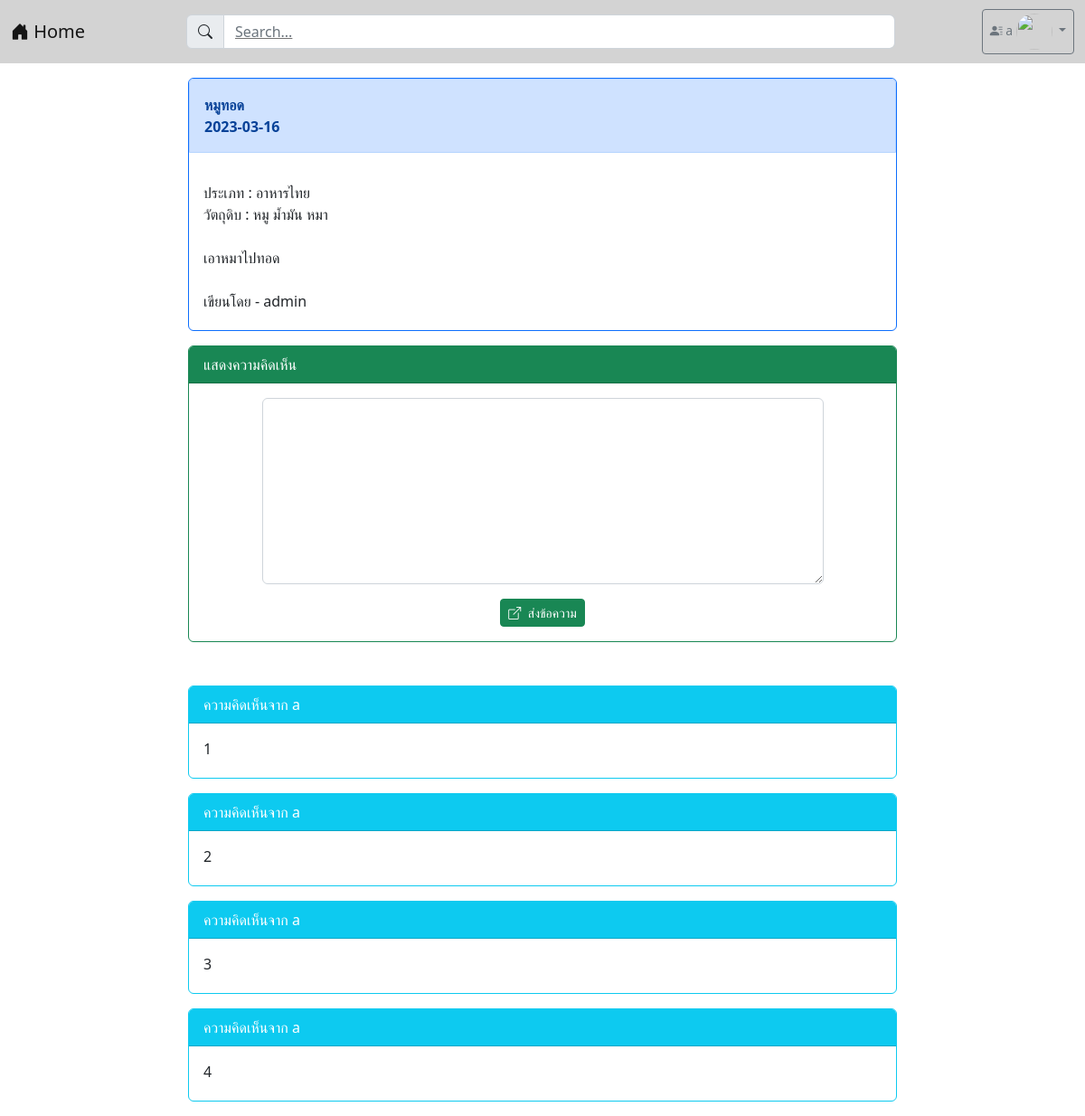
The app's page /post2.php?id=9 (signed in), older data.
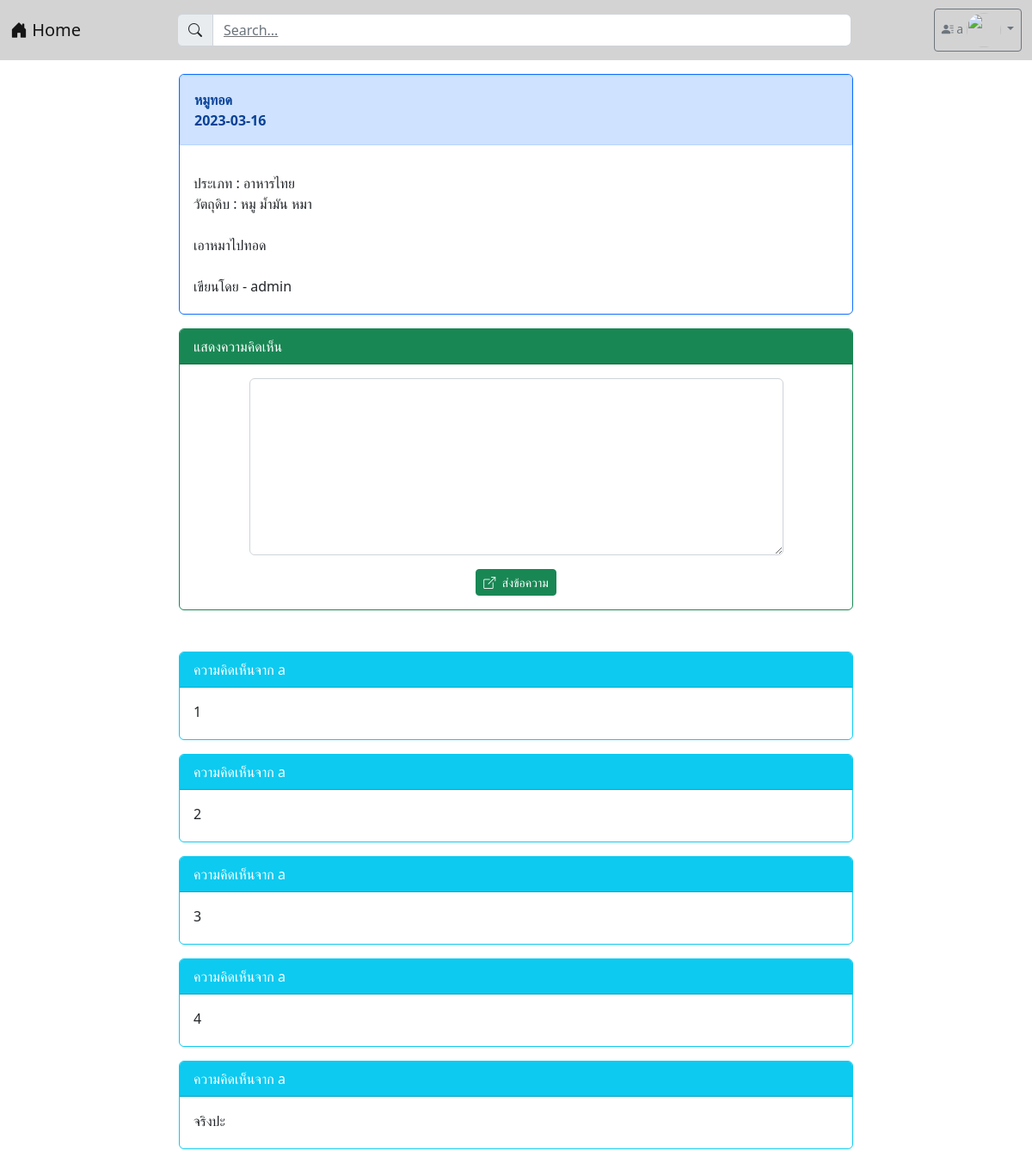
The same page, newer data.
### tables this page shows
CREATE TABLE `comment` (
  `comment_id` int(100) NOT NULL,
  `comment_content` varchar(200) NOT NULL,
  `comment_time` datetime(6) NOT NULL,
  `user_id` int(100) NOT NULL,
  `post_id` int(100) NOT NULL
);

CREATE TABLE `user` (
  `user_id` int(100) NOT NULL,
  `user_username` varchar(64) NOT NULL,
  `user_password` varchar(64) NOT NULL,
  `user_name` varchar(64) NOT NULL,
  `user_email` varchar(64) NOT NULL,
  `user_role` varchar(1) NOT NULL,
  `user_fname` varchar(100) NOT NULL,
  `user_lname` varchar(100) NOT NULL,
  `user_phone` int(10) NOT NULL,
  `user_exp` varchar(255) NOT NULL,
  `user_des` varchar(255) NOT NULL,
  `user_country` varchar(100) NOT NULL,
  `user_state` varchar(100) NOT NULL,
  `user_pic` longblob NOT NULL
);

### post2.php (the view, shortened to what this page needs)
<!DOCTYPE html>
<html lang="en">
<head>
    <link href="https://cdn.jsdelivr.net/npm/bootstrap@5.2.2/dist/css/bootstrap.min.css" rel="stylesheet">
    <link rel="stylesheet" href="https://cdn.jsdelivr.net/npm/bootstrap-icons@1.9.1/font/bootstrap-icons.css">
        <?php
        $id = $_GET['id'];
        ?>
</head>
<body>
    <?php
    include "nav.php";
    ?>
    <div class="container-xxl">
        <section class="col-md-8 mx-auto m-3">
            <?php
            isset($_GET['id']) ? $id = $_GET['id'] : header("Location: index.php");
            $server_name = "localhost";
            $username = "root";
            $password = "";
            $database = "webboard_recipes";
            $conn = new PDO("mysql:host=$server_name;dbname=$database;charset=utf8", "$username", "$password");
            $data = $conn->query("SELECT p.post_id, p.post_title, p.post_date,p.category_id,p.post_ingredient, p.post_content, u.user_username , p.user_id , u.user_id , c.category_tag , c.category_id
                                    FROM post p , user u , category c
                                    WHERE p.post_id = $id and p.category_id = c.category_id and u.user_id = p.user_id");
            if ($data !== false) {
                while ($row = $data->fetch()) {
                    $post_title = $row[1];
                    $post_date = $row[2];
                    $category_id = $row[3];
                    $post_ingredient = $row[4];
                    $post_content = $row[5];
                    $user_username = $row[6];
                    $category_id = $row[9];
                }
            }
            ?>
            <div class="card text-dark bg-white border-primary mb-3">
                <div class="card-header alert alert-primary">
                    <strong>
                        <?php
                            echo "$post_title <BR>";
                            echo "$post_date";
                        ?>
                    </strong>
                </div>
                <div class="card-body pb-1">
                    <div class="container row mb-3 justify-content-between">
                        <?php
                            echo "ประเภท : $category_id <BR>";
                            echo "วัตถุดิบ : $post_ingredient <BR><BR>";
                            echo "$post_content <BR><BR>";
                            echo "เขียนโดย - $user_username <BR>";
                        ?>
                    </div>
                </div>
            </div>
            <?php
            if (isset($_SESSION["id"])) {
            ?>
                <div class="card text-dark bg-white border-success">
                    <div class="card-header bg-success text-white">แสดงความคิดเห็น</div>
                    <div class="card-body">
                        <form action="post_save.php" method="post">
                            <div class="row mb-3 justify-content-center">
                                <div class="col-lg-10">
                                    <textarea name="comment" class="form-control" rows="8"></textarea>
                                </div>
                            </div>
                            <div class="row">
                                <div class="col-lg-12">
                                    <center>
                                        <button type="submit" class="btn btn-success btn-sm text-white">
                                            <i class="bi bi-box-arrow-up-right me-1"></i>
                                            ส่งข้อความ
                                        </button>
                                    </center>
                                </div>
                            </div>
                        </form>
                    </div>
                </div>
                <br><br>
            <?php
            }
            ?>
            <?php
            $conn = new PDO("mysql:host=$server_name;dbname=$database;charset=utf8", "$username", "$password");
            $comment = $conn->query("SELECT p.post_id, u.user_username, u.user_id, c.comment_content, c.user_id, c.comment_id, c.post_id
                FROM post p , user u , comment c
                WHERE p.post_id = c.post_id AND c.user_id = u.user_id AND c.post_id = $id ORDER BY c.comment_id ASC");
            if ($comment !== false) {
                while ($comm = $comment->fetch()) {
            ?>
                    <div class="card text-dark bg-white border-info mb-3">
                        <div class="card-header bg-info text-white">
                            <?php echo "ความคิดเห็นจาก " . $comm['1']; ?>
                        </div>
                        <div class="card-body pb-1">
                            <div class="container row mb-3 justify-content-between">
                                <?php
                                echo $comm['3'];
                                ?>
                            </div>
                        </div>
                    </div>
            <?php
                }
            }
            ?>
        </section>
    </div>
</body>
</html>

Row changes from the older to the newer data that the page shows:
added comment: user.user_username "a", comment_content "จริงปะ"
